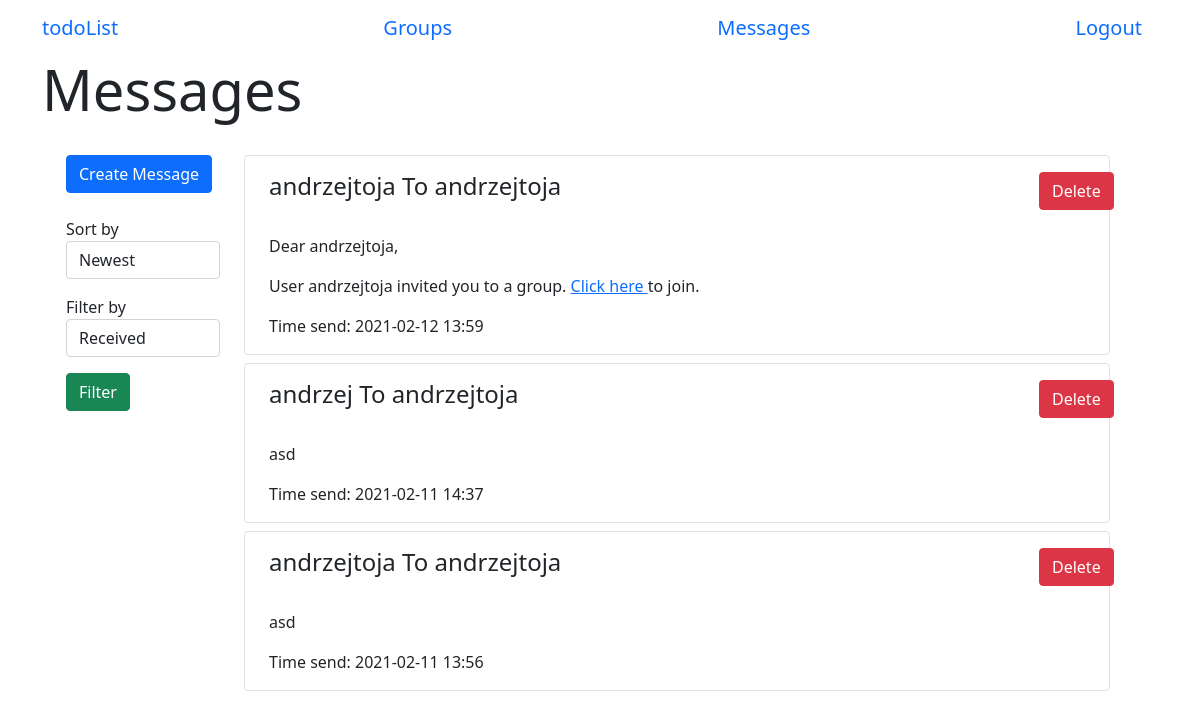
Screenshot of /messages (signed in) with the database file from the repository.
### app/models.py (models this page shows, shortened)
class Message(db.Model):
    id = db.Column(db.Integer, primary_key=True)
    text = db.Column(db.String(500))
    timestamp = db.Column(db.DateTime, index=True, default=datetime.now())
    sender_id = db.Column(db.Integer, db.ForeignKey('user.id'))
    receiver_id = db.Column(db.Integer, db.ForeignKey('user.id'))

class User(UserMixin, db.Model):
    id = db.Column(db.Integer, primary_key=True)
    username = db.Column(db.String(64), index=True, unique=True)
    email = db.Column(db.String(64), index=True, unique=True)
    password_hash = db.Column(db.String(128))
    tasks = db.relationship('Task', backref='author', lazy='dynamic')
    sent_messages = db.relationship('Message', backref="sender", lazy='dynamic', foreign_keys='Message.sender_id')
    messages = db.relationship('Message', backref="receiver", lazy='dynamic', foreign_keys='Message.receiver_id')
    authenticated = db.Column(db.Boolean, index=True, default=False)
    groups = db.relationship(
        'Group',
        secondary=group_table,
        back_populates="users")
    def get_messages(self):
        return Message.query.filter_by(receiver_id=self.id).order_by(Message.timestamp.desc())

### app/routes.py (the view)
@login_required
@app.route('/messages', methods=['GET', 'POST'])
def messages():
    form = MessageFilterForm()
    msg = current_user.get_messages()
    if form.validate_on_submit():
        msg = current_user.get_messages_filtered(form.sort_by.data, form.filter_by.data)
    return render_template('messages.html', form=form, messages=msg)

### app/forms.py
class MessageFilterForm(FlaskForm):
    sort_by = SelectField('Sort by', choices=['Newest', 'Oldest'], validators=[])
    filter_by = SelectField('Filter by', choices=['Received', 'Sent', "All"], validators=[])
    submit = SubmitField('Filter')

### app/models.py (called while the page is built)
@login.user_loader
def load_user(id):
    return User.query.get(int(id))

### app/templates/messages.html (shortened to what this page needs)
{% extends 'base.html' %}
{% block start %}Messages{% endblock %}
{% block body %}
    <div class="container row">
        <div class="container col-2">
            <form class="col-4 form-temp mt-3" action="/create_message">
                <input type="submit" class="btn btn-primary btn-block" value='Create Message'></input>
            </form>
            <form action="" method="POST">
                <div>
                    <p class="mt-4">
                        {{ form.sort_by.label }}
                        {{ form.sort_by(class_="form-control") }}
                    </p>
                    <p>
                        {{ form.filter_by.label }}
                        {{ form.filter_by(class_="form-control") }}
                    </p>
                    <p>
                        {{ form.submit(class_="btn btn-success") }}
                    </p>
                </div>
            </form>
        </div>
        <div class="container col-10 mt-3">
            {% if messages %}
                {% for message in messages %}
                    <div class="container border rounded mb-2">
                        <div class="row mt-3">
                            <h4 class="col-11">{{ message.sender.username }} To {{ message.receiver.username }}</h4>
                            <form class="col-1 form-temp" action={{ "delete_message/" + message.id|string }}>
                                <input type="submit" class="btn btn-danger" value='Delete'></input>
                            </form>
                        </div>
                        <p class="mt-4">
                            {% autoescape false %}
                            {{ message.text }}
                            {% endautoescape %}
                        </p>
                        <p>Time send: {{ message.timestamp.strftime("%Y-%m-%d %H:%M") }}</p>
                    </div>
                {% endfor %}
            {% else %}
                <div class="container m-auto">
                    You have no messages!
                </div>
            {% endif %}
        </div>
    </div>
{% endblock %}

### app/static/css/main.css (style rules this page uses)
* { box-sizing: border-box }
body { font-family: 'Montserrat', sans-serif; overflow-y:scroll; }
.form-temp { display: flex; flex-direction: row; }

### rows the page displays
Message: sender.username "andrzejtoja", receiver.username "andrzejtoja", text "Dear andrzejtoja, User andrzejtoja invited you to a group. Click here to join.", timestamp "2021-02-12 13:59"
Message: sender.username "andrzej", receiver.username "andrzejtoja", text "asd", timestamp "2021-02-11 14:37"
Message: sender.username "andrzejtoja", receiver.username "andrzejtoja", text "asd", timestamp "2021-02-11 13:56"
